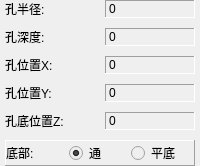
                         <widget class="QWidget" name="page_hole">
                          <layout class="QVBoxLayout" name="verticalLayout_8">
                           <property name="spacing">
                            <number>0</number>
                           </property>
                           <property name="leftMargin">
                            <number>5</number>
                           </property>
                           <property name="topMargin">
                            <number>0</number>
                           </property>
                           <property name="rightMargin">
                            <number>5</number>
                           </property>
                           <property name="bottomMargin">
                            <number>0</number>
                           </property>
                           <item>
                            <layout class="QGridLayout" name="gridLayout_2" columnstretch="0,0">
                             <property name="spacing">
                              <number>10</number>
                             </property>
                             <item row="0" column="0">
                              <widget class="QLabel" name="label">
                               <property name="text">
                                <string>孔半径:</string>
                               </property>
                              </widget>
                             </item>
                             <item row="0" column="1">
                              <widget class="QLabel" name="holeRadius">
                               <property name="maximumSize">
                                <size>
                                 <width>16777215</width>
                                 <height>30</height>
                                </size>
                               </property>
                               <property name="frameShape">
                                <enum>QFrame::Panel</enum>
                               </property>
                               <property name="frameShadow">
                                <enum>QFrame::Sunken</enum>
                               </property>
                               <property name="text">
                                <string>0</string>
                               </property>
                              </widget>
                             </item>
                             <item row="1" column="0">
                              <widget class="QLabel" name="label_12">
                               <property name="text">
                                <string>孔深度:</string>
                               </property>
                              </widget>
                             </item>
                             <item row="1" column="1">
                              <widget class="QLabel" name="holeDeep">
                               <property name="maximumSize">
                                <size>
                                 <width>16777215</width>
                                 <height>30</height>
                                </size>
                               </property>
                               <property name="frameShape">
                                <enum>QFrame::Panel</enum>
                               </property>
                               <property name="frameShadow">
                                <enum>QFrame::Sunken</enum>
                               </property>
                               <property name="text">
                                <string>0</string>
                               </property>
                              </widget>
                             </item>
                             <item row="2" column="0">
                              <widget class="QLabel" name="label_9">
                               <property name="text">
                                <string>孔位置X:</string>
                               </property>
                              </widget>
                             </item>
                             <item row="2" column="1">
                              <widget class="QLabel" name="holeX">
                               <property name="maximumSize">
                                <size>
                                 <width>16777215</width>
                                 <height>30</height>
                                </size>
                               </property>
                               <property name="frameShape">
                                <enum>QFrame::Panel</enum>
                               </property>
                               <property name="frameShadow">
                                <enum>QFrame::Sunken</enum>
                               </property>
                               <property name="text">
                                <string>0</string>
                               </property>
                              </widget>
                             </item>
                             <item row="3" column="0">
                              <widget class="QLabel" name="label_10">
                               <property name="text">
                                <string>孔位置Y:</string>
                               </property>
                              </widget>
                             </item>
                             <item row="3" column="1">
                              <widget class="QLabel" name="holeY">
                               <property name="maximumSize">
                                <size>
                                 <width>16777215</width>
                                 <height>30</height>
                                </size>
                               </property>
                               <property name="frameShape">
                                <enum>QFrame::Panel</enum>
                               </property>
                               <property name="frameShadow">
                                <enum>QFrame::Sunken</enum>
                               </property>
                               <property name="text">
                                <string>0</string>
                               </property>
                              </widget>
                             </item>
                             <item row="4" column="0">
                              <widget class="QLabel" name="label_11">
                               <property name="text">
                                <string>孔底位置Z:</string>
                               </property>
                              </widget>
                             </item>
                             <item row="4" column="1">
                              <widget class="QLabel" name="holeBottomZ">
                               <property name="maximumSize">
                                <size>
                                 <width>16777215</width>
                                 <height>30</height>
                                </size>
                               </property>
                               <property name="frameShape">
                                <enum>QFrame::Panel</enum>
                               </property>
                               <property name="frameShadow">
                                <enum>QFrame::Sunken</enum>
                               </property>
                               <property name="text">
                                <string>0</string>
                               </property>
                              </widget>
                             </item>
                             <item row="5" column="0" colspan="2">
                              <widget class="QFrame" name="frame">
                               <property name="maximumSize">
                                <size>
                                 <width>16777215</width>
                                 <height>40</height>
                                </size>
                               </property>
                               <property name="frameShape">
                                <enum>QFrame::Panel</enum>
                               </property>
                               <property name="frameShadow">
                                <enum>QFrame::Raised</enum>
                               </property>
                               <layout class="QVBoxLayout" name="verticalLayout_9">
                                <property name="spacing">
                                 <number>0</number>
                                </property>
                                <property name="leftMargin">
                                 <number>0</number>
                                </property>
                                <property name="topMargin">
                                 <number>0</number>
                                </property>
                                <property name="rightMargin">
                                 <number>0</number>
                                </property>
                                <property name="bottomMargin">
                                 <number>0</number>
                                </property>
                                <item>
                                 <layout class="QHBoxLayout" name="horizontalLayout_38">
                                  <item>
                                   <widget class="QLabel" name="label_18">
                                    <property name="text">
                                     <string>底部:</string>
                                    </property>
                                   </widget>
                                  </item>
                                  <item>
                                   <widget class="QRadioButton" name="holeThrough">
                                    <property name="enabled">
                                     <bool>false</bool>
                                    </property>
                                    <property name="styleSheet">
                                     <string notr="true">color: rgb(0, 0, 0);</string>
                                    </property>
                                    <property name="text">
                                     <string>通</string>
                                    </property>
                                    <property name="checked">
                                     <bool>true</bool>
                                    </property>
                                   </widget>
                                  </item>
                                  <item>
                                   <widget class="QRadioButton" name="holeBottomPlane">
                                    <property name="enabled">
                                     <bool>false</bool>
                                    </property>
                                    <property name="styleSheet">
                                     <string notr="true">color: rgb(0, 0, 0);</string>
                                    </property>
                                    <property name="text">
                                     <string>平底</string>
                                    </property>
                                    <property name="checked">
                                     <bool>false</bool>
                                    </property>
                                   </widget>
                                  </item>
                                 </layout>
                                </item>
                               </layout>
                              </widget>
                             </item>
                            </layout>
                           </item>
                          </layout>
                         </widget>
